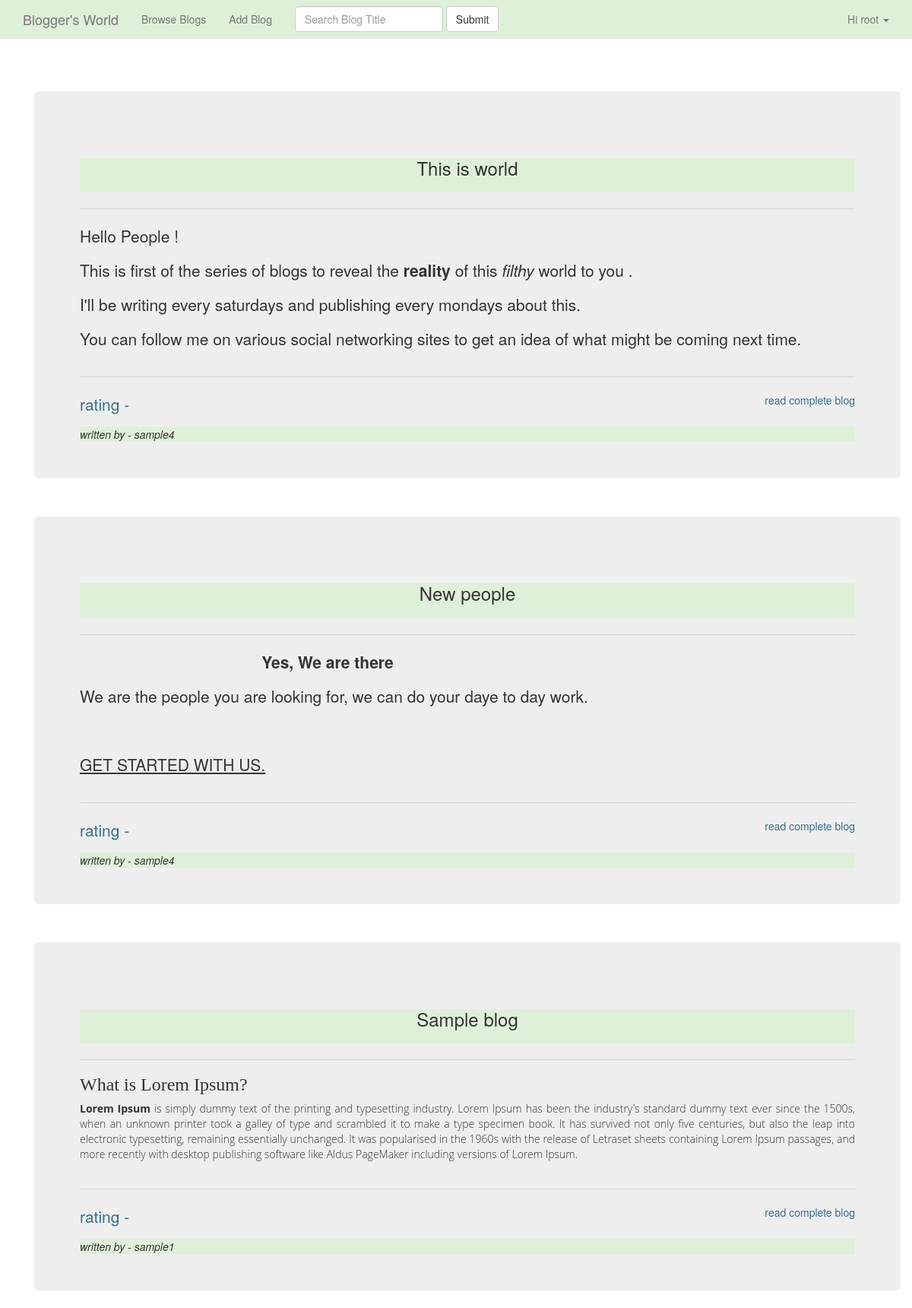
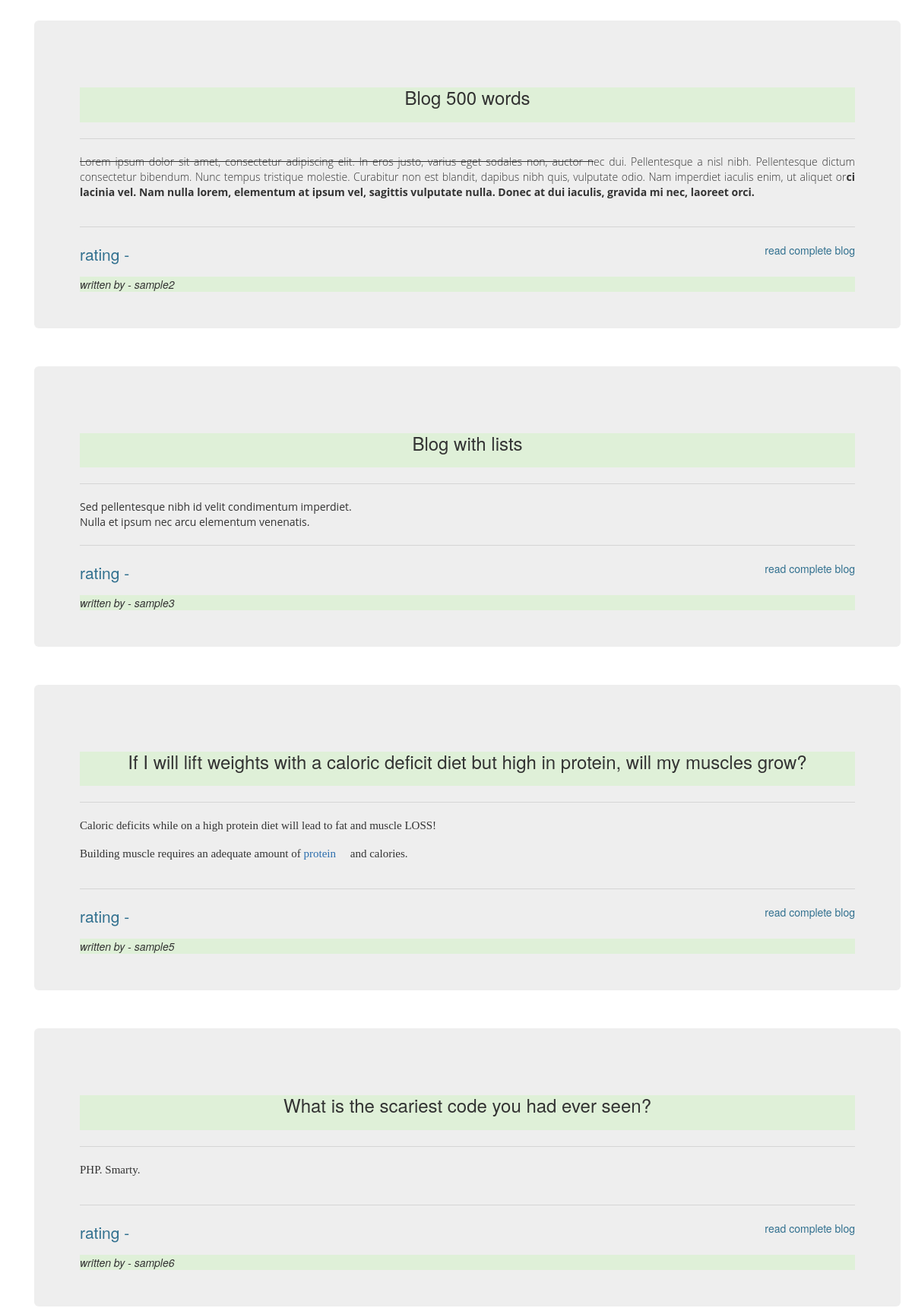
Page /blog/view_all/ (signed in, upper part) on the committed database (2 pictures, top to bottom).
### blog/models.py (models this page shows, shortened)
class Blog(models.Model):
    author = models.ForeignKey(User, on_delete=models.CASCADE)
    title = models.CharField(max_length=150)
    content = tinymce_models.HTMLField()
    created_on = models.DateTimeField()

### blog/views.py (the view)
class ViewAll(ListView) :
    template_name = 'blog/view_all_blogs.html'
    def get_queryset(self):
        queryset = Blog.objects.all()
        for i in queryset :
            splt_content_list = i.content.split('\r\n')
            ret = ""
            for j in splt_content_list:
                ret = ret + j
                if len(ret) > 300:
                    break
            print "*"
            print ret
            print "$"
            i.content = ret
        return queryset

### templates/blog/view_all_blogs.html (shortened to what this page needs)
{% extends 'base.html' %}
{% block contents %}
    <div class="container">
        {% for obj in object_list %}
            <div class="jumbotron " style="margin-top:50px;">
                <div class="content-header bg-success text-center page-header">
                    <h3>{{ obj.title | capfirst }}</h3>
                </div>
                <hr>
                <div class="content" style="width:100%; overflow:hidden;">
                    {{ obj.content | safe }}
                </div>
                <hr>
                <div class="content-footer">
                    <div class="row">
                        <div class="text-left col-md-8">
                                <p class="text-info">rating - {{ obj.rating }}</p>
                        </div>
                        <div class="text-right col-md-4">
                                <a class="text-info" href="{% url 'single_blog' obj.id %}">read complete blog</a>
                        </div>
                    </div>
                    <div class="bg-success">
                        <i>written by - {{ obj.author.username }}</i>
                    </div>
                </div>
            </div>
        {% endfor %}
    </div>
{% endblock contents %}

### templates/base.html (shortened to what this page needs)
<!DOCTYPE html>
<html lang="en">
<head>
    <link rel="stylesheet" href="https://maxcdn.bootstrapcdn.com/bootstrap/3.3.7/css/bootstrap.min.css" />
</head>
<body style="padding-top:70px">
    <nav class="navbar navbar-default navbar-fixed-top bg-primary">
        <div class="container-fluid bg-success">
            <div class="container-fluid">
                <div class="navbar-header">
                    <a class="navbar-brand" href="{% url 'home' %}">Blogger's World</a>
                </div >
                <div class="collapse navbar-collapse bg-success" id="bs-example-navbar-collapse-1">
                    <ul class="nav navbar-nav">
                        <li class=""><a href="{%  url 'view_all' %}">Browse Blogs <span class="sr-only">(current)</span></a></li>
                        <li><a href="{% url 'add_blog' %}">Add Blog</a></li>
                    </ul>
                        <form class="navbar-form navbar-left" role="search">
                            <div class="form-group">
                                <input type="text" class="form-control" placeholder="Search Blog Title">
                            </div >
                            <button type="submit" class="btn btn-default">Submit</button>
                        </form>
                        {% if user.is_authenticated %}
                            <ul class="nav navbar-nav navbar-right">
                                <li class="dropdown">
                                    <a href="#" class="dropdown-toggle" data-toggle="dropdown" role="button" aria-haspopup="true" aria-expanded="false">Hi {{ user.get_username }} <span class="caret"></span></a>
                                </li>
                            </ul>
                        {% endif %}
                    </div >
            </div >
        </div>
    </nav>
    <div class="container">
        {% block contents %}
        {% endblock contents %}
    </div>
</body>
</html>

### rows in the picture
Blog: title "This is world", content "Hello People ! This is first of the series of blogs to reveal the reality of this filthy world to you . I'll be writing every saturdays and publishing every mondays about this. You can follow me on various social networking sites to get an idea of what might be coming next time.", author.username "sample4"
Blog: title "New people", content "Yes, We are there We are the people you are looking for, we can do your daye to day work. GET STARTED WITH US.", author.username "sample4"
Blog: title "Sample blog", content "What is Lorem Ipsum? Lorem Ipsum is simply dummy text of the printing and typesetting industry. Lorem Ipsum has been the industry's standard dummy text ever since the 1500s, when an unknown printer took a galley of type and scrambled it to make a type specimen book. It has survived not only five centuries, but also the leap into electronic typesetting, remaining essentially unchanged. It was popularised in the 1960s with the release of Letraset sheets containing Lorem Ipsum passages, and more recently with desktop publishing software like Aldus PageMaker including versions of Lorem Ipsum.", author.username "sample1"
Blog: title "Blog 500 words", content "Lorem ipsum dolor sit amet, consectetur adipiscing elit. In eros justo, varius eget sodales non, auctor n ec dui. Pellentesque a nisl nibh. Pellentesque dictum consectetur bibendum. Nunc tempus tristique molestie. Curabitur non est blandit, dapibus nibh quis, vulputate odio. Nam imperdiet iaculis enim, ut aliquet or ci lacinia vel. Nam nulla lorem, elementum at ipsum vel, sagittis vulputate nulla. Donec at dui iaculis, gravida mi nec, laoreet orci.", author.username "sample2"
Blog: title "Blog with lists", content "Sed pellentesque nibh id velit condimentum imperdiet. Nulla et ipsum nec arcu elementum venenatis.", author.username "sample3"
Blog: title "If I will lift weights with a caloric deficit diet but high in protein, will my muscles grow?", content "Caloric deficits while on a high protein diet will lead to fat and muscle LOSS! Building muscle requires an adequate amount of protein and calories.", author.username "sample5"
Blog: title "What is the scariest code you had ever seen?", content "PHP. Smarty.", author.username "sample6"

### other values in the picture
{{ user.get_username }} "root"
